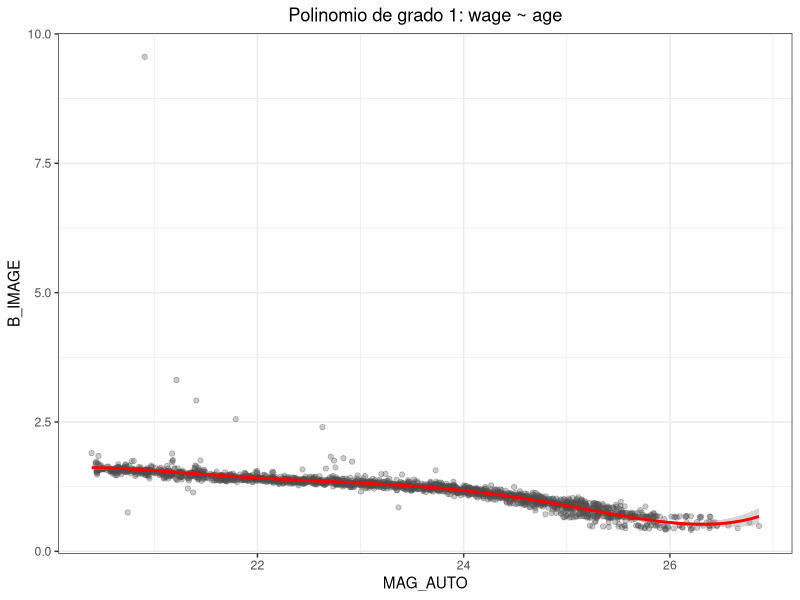

This chart was generated by the following R code:
# Read CSV into R
SSOsDataFrame <- read.csv(file="ssos_2.csv", header=TRUE, sep=",")

library(MASS)
library(ggplot2)
library(boot)

# cv_MSE_k10 <- rep(NA,10)
# 
# for (i in 1:10) {
#   modelo <- glm(B_IMAGE ~ poly(MAG_AUTO, i, raw=TRUE), data = SSOsDataFrame)
#   set.seed(17)
#   cv_MSE_k10[i] <- cv.glm(data = SSOsDataFrame, glmfit = modelo, K = 10)$delta[1]
# }
# p4 <- ggplot(data = data.frame(polinomio = 1:10, cv_MSE = cv_MSE_k10),
#              aes(x = polinomio, y = cv_MSE)) +
#       geom_point(colour = c("firebrick3")) +
#       geom_path()
# p4 <- p4 + theme(panel.grid.major = element_line(colour  =  'gray90'))
# p4 <- p4 + theme(plot.title = element_text(face  =  'bold'))
# p4 <- p4 + theme(panel.background = element_rect(fill  =  'gray98'))
# p4 <- p4 + labs(title  =  'Test Error ~ Grado del polinomio')
# p4 <- p4 + scale_x_continuous(breaks = 1:10)
# print(p4)


out <- ggplot(data = SSOsDataFrame, aes(x = MAG_AUTO, y = B_IMAGE)) +
              geom_point(color = "grey30", alpha = 0.3) + 
              geom_smooth(method = "lm", formula = y ~ poly(x, 5, raw=TRUE), color = "red") +
              labs(title = "Polinomio de grado 1: wage ~ age") +
              theme_bw() +
              theme(plot.title = element_text(hjust = 0.5))

print(out)

modelo_poli5 <- lm(B_IMAGE ~ poly(MAG_AUTO, 5, raw=TRUE), data = SSOsDataFrame)
# print(summary(modelo_poli5))
# print(modelo_poli5$coefficients)

mpi <- cbind(SSOsDataFrame, predict(modelo_poli5, interval = "prediction"))
out_2 <- ggplot(mpi, aes(x = SSOsDataFrame$MAG_AUTO)) +
                geom_ribbon(aes(ymin = lwr, ymax = upr), fill = "gray", alpha = 0.5) +
                geom_point(aes(y = SSOsDataFrame$B_IMAGE)) +
                geom_line(aes(y = fit), colour = "blue", size = 1)
# print(summary(mpi$fit))
# print(out_2)

new.MAG_AUTO <- data.frame(wt=c(1.7, 2.4, 3.6))
out_3 <- predict(modelo_poli5, new_data = SSOsDataFrame$MAG_AUTO, se.fit = TRUE, scale = NULL, df = Inf,
                 interval = c("prediction"), level = 0.95, type = c("response"))
# print(summary(out_3))
out_matrix <- out_3$fit
fit_list <- out_matrix[, "fit"]
lwr_list <- out_matrix[, "lwr"]
upr_list <- out_matrix[, "upr"]
print(max(fit_list))


